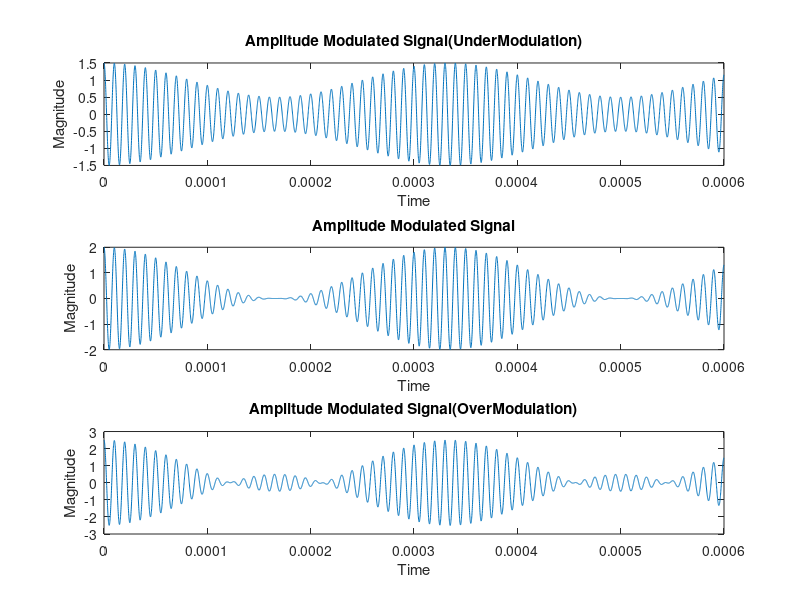

This chart was generated by the following MATLAB code:
clc
clearvars
am=1; 
ac=1;
fm=3000;
fc=100000;
k1=0.5; k2=1; k3=1.5;
a=0.01/fc;
t =0:a:0.0006;
M=am*cos(2*pi*fm*t);
C=ac*cos(2*pi*fc*t);
S1=(1+k1*M).*C; 
S2=(1+k2*M).*C;
S3=(1+k3*M).*C;
subplot(3,1,1);
plot(t,S1);
title('Amplitude Modulated Signal(UnderModulation)')
xlabel("Time")
ylabel('Magnitude');
subplot(3,1,2);
plot(t,S2);
title('Amplitude Modulated Signal')
xlabel("Time")
ylabel('Magnitude');
subplot(3,1,3);
plot(t,S3);
title('Amplitude Modulated Signal(OverModulation)')
xlabel("Time")
ylabel('Magnitude');
